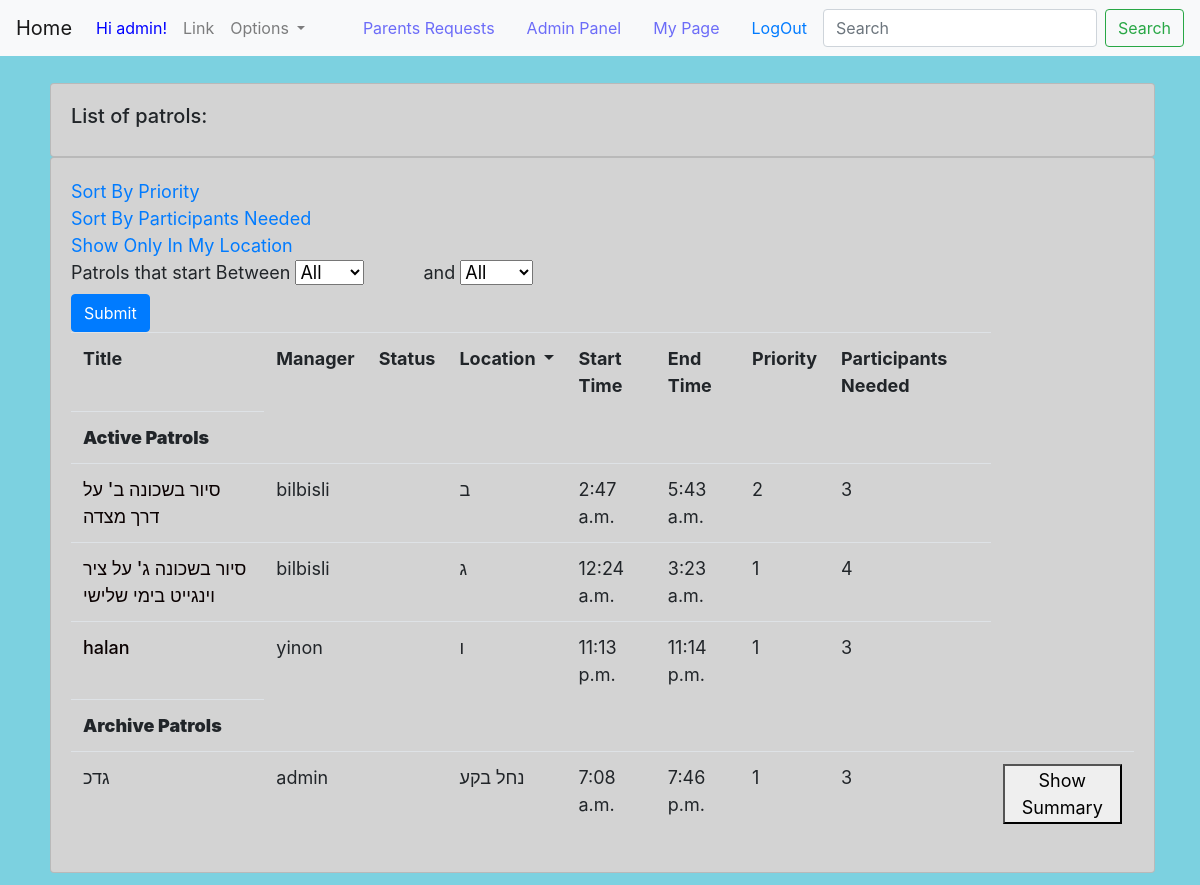
The page /patrols/?sort=Priority (signed in) on the database as committed earlier.
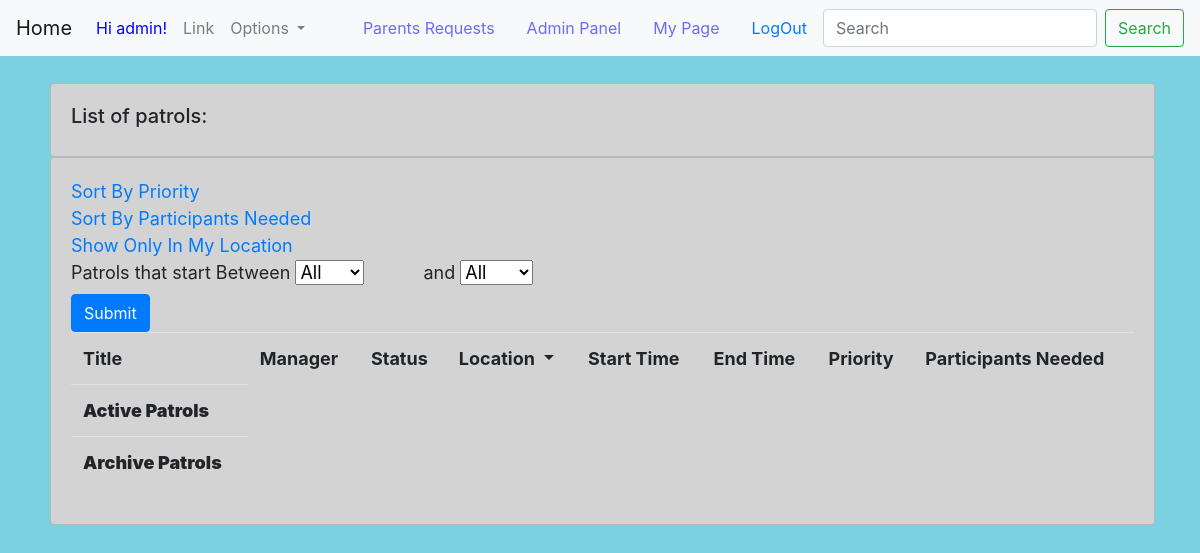
The same page on the database as committed later.
### Patrols/models.py (models this page shows, shortened)
class Patrol(models.Model):
    class PatrolStatus(models.TextChoices):
        CREATION = "Creation"
        ACTIVE = "Active"
        ARCHIVE = "Archive"
    manager = models.ForeignKey(User, on_delete=models.CASCADE, related_name='patrols', null=False)
    title = models.CharField('title', max_length=MEDIUM_STRING)
    patrol_status = models.CharField('patrol status', max_length=MIN_STRING, null=True, choices=PatrolStatus.choices,
                                     default=PatrolStatus.CREATION)
    description = models.TextField('summary', max_length=MAX_STRING, null=True, blank=True)
    time_created = models.DateTimeField('time created', default=current_time, null=False)
    time_updated_last = models.DateTimeField('last updated', default=current_time, null=False)
    location = models.CharField(max_length=MEDIUM_STRING, choices=get_locations(), default=default_neighborhoods[0])
    date = models.DateField('date', default=current_time, null=False)
    start_time = models.TimeField('start time', default=current_time, null=False)
    end_time = models.TimeField('end time', default=current_time() + timezone.timedelta(hours=3), null=False)
    priority = models.IntegerField('priority', default=MAX_PRIORITY, blank=True)
    participants_needed = models.IntegerField('participants needed', default=DEFAULT_PATROL_SIZE)
    reactions = models.ManyToManyField(User, related_name='reactions', blank=True)
    approved_reactions = models.ManyToManyField(User, related_name='approved_reactions', blank=True)
    users_participated = models.ManyToManyField(User, related_name='participants', blank=True)
    update_priority = models.BooleanField(default=False)

### Patrols/views.py (the view, shortened to what this page needs)
# urls.py: path('', parent_patrol, name='parent_patrol'),
@login_required(login_url='/Login/')
def parent_patrol(request):
    if request.GET.get('sort') == 'Priority':
        activePatrols = Patrol.objects.filter(patrol_status__in=["Creation", "Active"]).order_by('-priority')
        donePatrols = Patrol.objects.filter(patrol_status="Archive").order_by('-priority')
    elif request.GET.get('sort') == 'Participants_Needed':
        activePatrols = Patrol.objects.filter(patrol_status__in=["Creation", "Active"]).order_by('-participants_needed')
        donePatrols = Patrol.objects.filter(patrol_status="Archive").order_by('-participants_needed')
    elif request.GET.get('sort') == 'Location':
        activePatrols = Patrol.objects.filter(location=request.user.profile.Neighborhood)
        donePatrols = Patrol.objects.filter(patrol_status="Archive").filter(location=request.user.profile.Neighborhood)
    else:
        activePatrols = Patrol.objects.filter(patrol_status__in=["Creation", "Active"])
        donePatrols = Patrol.objects.filter(patrol_status="Archive")
    locations = ("הכל",) + tuple(location[0] for location in get_locations())
    context = {
        'activePatrols': activePatrols,
        'donePatrols': donePatrols,
        'locations': locations,
    }
    return render(request, 'Patrols/ParentPatrolPage.html', context)

### adminPage/models.py (called while the page is built)
def get_locations(neighborhood_table='unified_data', neighborhood_column='neighborhood_1'):
    try:
        neighbourhoods = get_data(neighborhood_table)[neighborhood_column].unique()
    except (ValueError, KeyError, TypeError, AttributeError):
        neighbourhoods = default_neighborhoods
    return [(neighborhood, neighborhood) for neighborhood in neighbourhoods]

def get_data(data='unified_data'):
    current_data = DataFile.objects.filter(file_name=data, is_primary=True)
    if current_data.count() == 0:
        current_data = DataFile.objects.filter(file_name=data)
    try:
        return current_data.first().load_frame()
    except AttributeError:
        return None

    def load_frame(self):
        return pd.read_json(self.data, orient='split')

### HomePage/templates/Patrols/ParentPatrolPage.html (shortened to what the changed rows need)
{% extends 'base.html' %}
{% block content %}
<!DOCTYPE html>
<html lang="en">
<head>
</head>
<body>
    <br>
    <div class="row">
        <div class="col-md">
            <div class="card card-body" id="general">
                <tr><th><a href="{{ parent_patrol }}?sort=Priority">Sort By Priority </a></th>
                <tr><th><a href="{{ parent_patrol }}?sort=Participants_Needed">Sort By Participants Needed </a></th>
                    <th>
                {% if request.user.profile.is_patrol_manager %}
                        <tr><th><a href="{{ parent_patrol }}?sort=Location">Show Only In My Location</a></th>
                        <th>
                {% endif %}
                <div id="example">
                    <div class="demo-section k-header" style="width: 600px;">
                        <form method="POST">
                        </form>
                    </div>
                </div>
                <table class="table">
                    <tr>
                        <th>Title</th>
                        <th>Manager</th>
                        <th>Status</th>
                        <th>
                            <div class="dropdown">
                                <div class="dropdown-toggle" type="button" id="dropdownAreaButton" data-toggle="dropdown" aria-haspopup="true" aria-expanded="false">
                                    Location
                                </div>
                            </div>
                        </th>
                        <th>Start Time</th>
                        <th>End Time</th>
                        <th>Priority</th>
                        <th>Participants Needed</th>
                    </tr>
                    <tr>
                        <th><b>Active Patrols</b></th>
                    </tr>
                    {% for patrol in activePatrols %}
                        <tr>
                            <td>
                                <a href="{% url 'patrol_page' patrol.pk %}" style="color:#0A0000; font-weight:500">
                                    {{ patrol.title }}
                                </a>
                            </td>
                            <td>{{patrol.manager}}</td>
                            <td>{{patrol.status}}</td>
                            <td>{{patrol.location}}</td>
                            <td>{{patrol.start_time}}</td>
                            <td>{{patrol.end_time}}</td>
                            <td>{{patrol.priority}}</td>
                            <td>{{patrol.participants_needed}}</td>
                        </tr>
                    {% endfor %}
                    <tr>
                        <th><b>Archive Patrols</b></th>
                    </tr>
                    {% for patrol in donePatrols %}
                        <tr>
                            <td>{{patrol.title}}</td>
                            <td>{{patrol.manager}}</td>
                            <td>{{patrol.status}}</td>
                            <td>{{patrol.location}}</td>
                            <td>{{patrol.start_time}}</td>
                            <td>{{patrol.end_time}}</td>
                            <td>{{patrol.priority}}</td>
                            <td>{{patrol.participants_needed}}</td>
                            {% if user.is_superuser %}
                                <td><button id="b_{{ patrol.id }}" onclick="myFunction({{ patrol.id }})">Show Summary</button></td>
                            {% endif %}
                        </tr>
                    {% endfor %}
                </table>
            </div>
        </div>
    </div>
</body>
</html>
{% endblock %}

Rows that differ between the two databases and show on the page:
removed Patrol: title "סיור בשכונה ב' על דרך מצדה", manager "bilbisli", location "ב", start_time "2:47 a.m.", end_time "5:43 a.m.", priority "2", participants_needed "3", shown under "List of patrols:"
removed Patrol: title "סיור בשכונה ג' על ציר וינגייט בימי שלישי", manager "bilbisli", location "ג", start_time "12:24 a.m.", end_time "3:23 a.m.", priority "1", participants_needed "4", shown under "List of patrols:"
removed Patrol: title "halan", manager "yinon", location "ו", start_time "11:13 p.m.", end_time "11:14 p.m.", priority "1", participants_needed "3", shown under "List of patrols:"
removed Patrol: title "גדכ", manager "admin", location "נחל בקע", start_time "7:08 a.m.", end_time "7:46 p.m.", priority "1", participants_needed "3"
